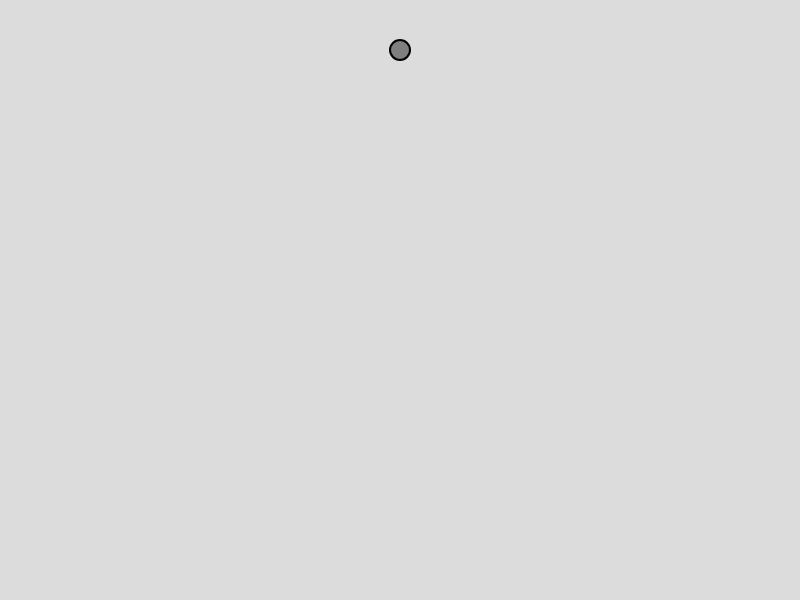
Frame 1 (no input)
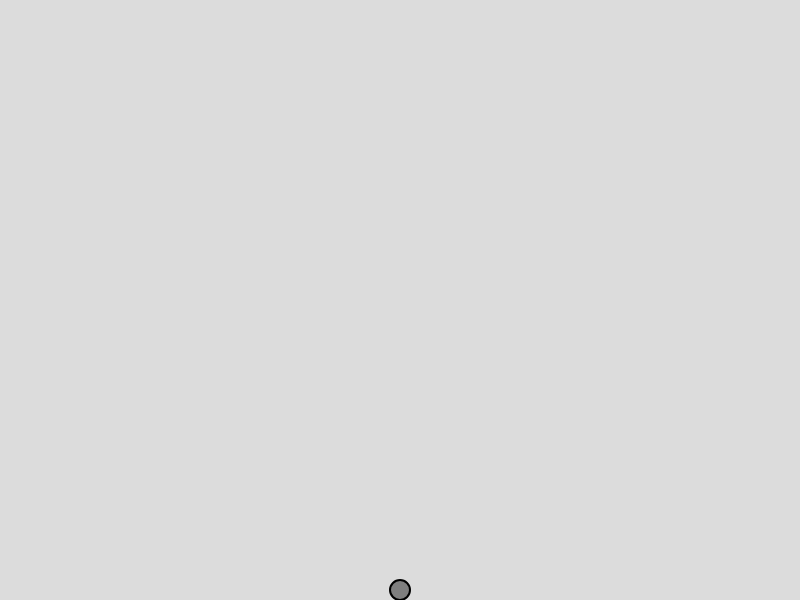
Frame 60 (no input)
Frame 120 (the mouse pressed at the canvas centre since frame 60): identical to frame 60, image omitted

The p5.js sketch that drew these frames (run headless with seeded random() and noise() and a simulated clock; from frame 60 on, the mouse is pressed at the canvas centre):

// p5.js sketch
// ── sketch.js
function setup() {
    createCanvas(800, 600);
    c = new Circle(width/2, 50, 10)
}
  //разбить по файлам, перейти в vscode, инициализировать репо
  //добавить класс классов
  //добавить ввод для выбора места сброса шаров
  //добавить коллизию, для себя разобраться как работает
  //добавить логику выбора шара, логику рандома, классификацию
  //добавить соединение шаров
  
  function draw() {
    background(220);
    c.update();
    c.edges();
    c.show();
  }
// ── circle.js
  class Circle {
    constructor(x, y, r) {
      this.position = createVector(x, y);
      this.velocity = createVector(0, 0);
      this.acceleration = createVector(0, 0.6);
      this.r = r;
    }
    
    update() {
      this.position.add(this.velocity);
      this.velocity.add(this.acceleration)
    }
    
    show() {
    stroke(0);
    strokeWeight(2);
    fill(127);
    circle(this.position.x, this.position.y, this.r * 2);
    }
    
    edges() {
      if (this.position.x > width - this.r) {
        this.position.x = width - this.r;
        this.velocity.x *= -0.1;
      } else if (this.position.x < this.r) {
        this.position.x = this.r;
        this.velocity.x *= -0.1;
      }
  
      if (this.position.y > height - this.r) {
        this.position.y = height - this.r;
        this.velocity.y *= -0.1;
      } else if (this.position.y < this.r) {
        this.position.y = this.r;
        this.velocity.y *= -0.1;
      }
      
    }
  }
  
  //добавить класс классов
  //добавить ввод для выбора места сброса шаров
  //добавить коллизию, для себя разобраться как работает
  //добавить логику выбора шара, логику рандома, классификацию
  //добавить соединение шаров
// ── script.js
function mouseClicked() {
    r = 5 + Math.random() * 50;
    m = r;
    circles.push(new Circle(mouseX, 2*r + 10, r, m))
}
